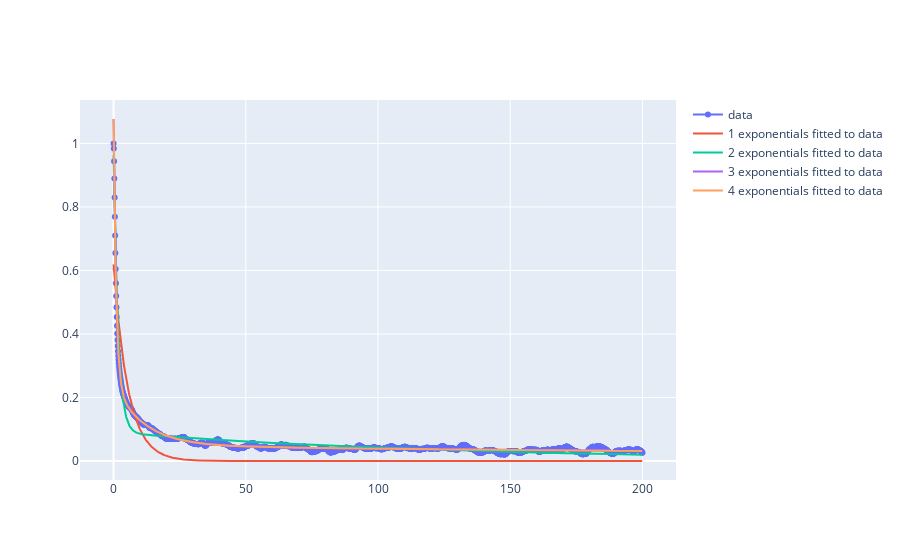

The code cell stored with this chart in its notebook:
### Code cell
data = np.loadtxt("ipsc_acc_17711000.dat")
t_data = data[:, 0]
y_data = data[:, 1]

y_data_norm = y_data[len(y_data)//2:]

def model_n(t, *params):
    assert len(params) % 2 == 0, "Number of parameters must be even"
    n = len(params) // 2
    result = 0
    for i in range(n):
        A_i, a_i = params[2*i], params[2*i+1]
        result += A_i * np.exp(- a_i * t)
    return result

n_expos_lst = [1, 2, 3, 4]
res_data_lst = []
for n_expos in n_expos_lst:
    params_data, _ = op.curve_fit(model_n, t_data, y_data, [1]*2*n_expos)
    res_data_lst.append(model_n(t, *params_data))



fig = go.Figure()
fig.add_trace(go.Scatter(x=t_data, y=y_data,
                    mode='markers+lines',
                    name='data'))
for i in range(len(n_expos_lst)):
    fig.add_trace(go.Scatter(x=t_data, y=res_data_lst[i],
                        mode='lines',
                        name=f'{i+1} exponentials fitted to data'))

fig.show()

### Figure 1 — Plotly figure (JSON) as saved in the notebook; plotly's stock layout.template omitted (floating-point values rounded to 4 significant figures; data arrays with more than 128 entries replaced by an {"elided": "..."} marker saying what was removed)
{"data": [{"mode": "markers+lines", "name": "data", "type": "scatter", "x": {"elided": "2001 float values"}, "y": {"elided": "2001 float values"}}, {"mode": "lines", "name": "1 exponentials fitted to data", "type": "scatter", "x": {"elided": "2001 float values"}, "y": {"elided": "2000 float values"}}, {"mode": "lines", "name": "2 exponentials fitted to data", "type": "scatter", "x": {"elided": "2001 float values"}, "y": {"elided": "2000 float values"}}, {"mode": "lines", "name": "3 exponentials fitted to data", "type": "scatter", "x": {"elided": "2001 float values"}, "y": {"elided": "2000 float values"}}, {"mode": "lines", "name": "4 exponentials fitted to data", "type": "scatter", "x": {"elided": "2001 float values"}, "y": {"elided": "2000 float values"}}], "layout": {}}
